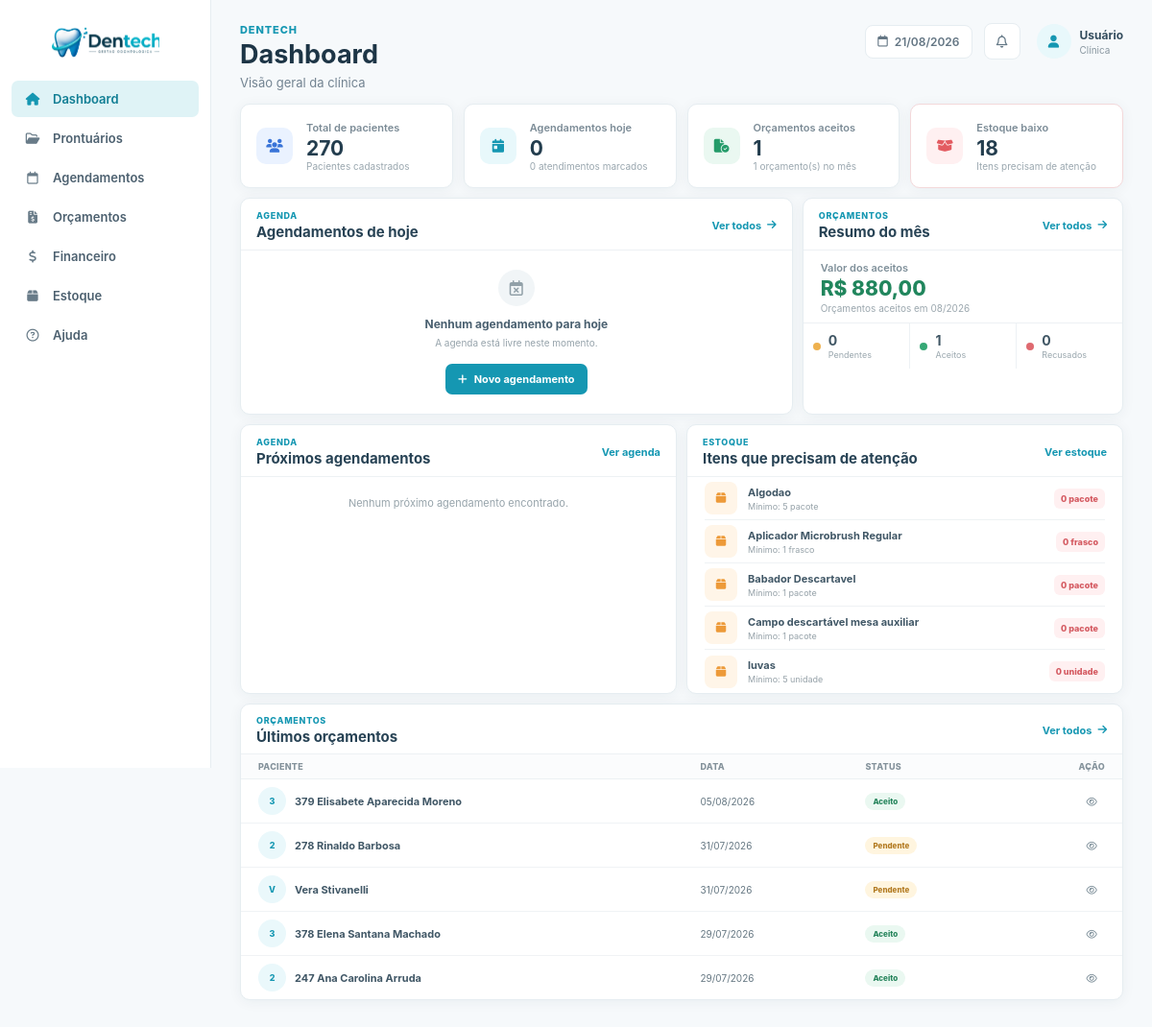
/ (signed in), run on an earlier commit of the app's database.
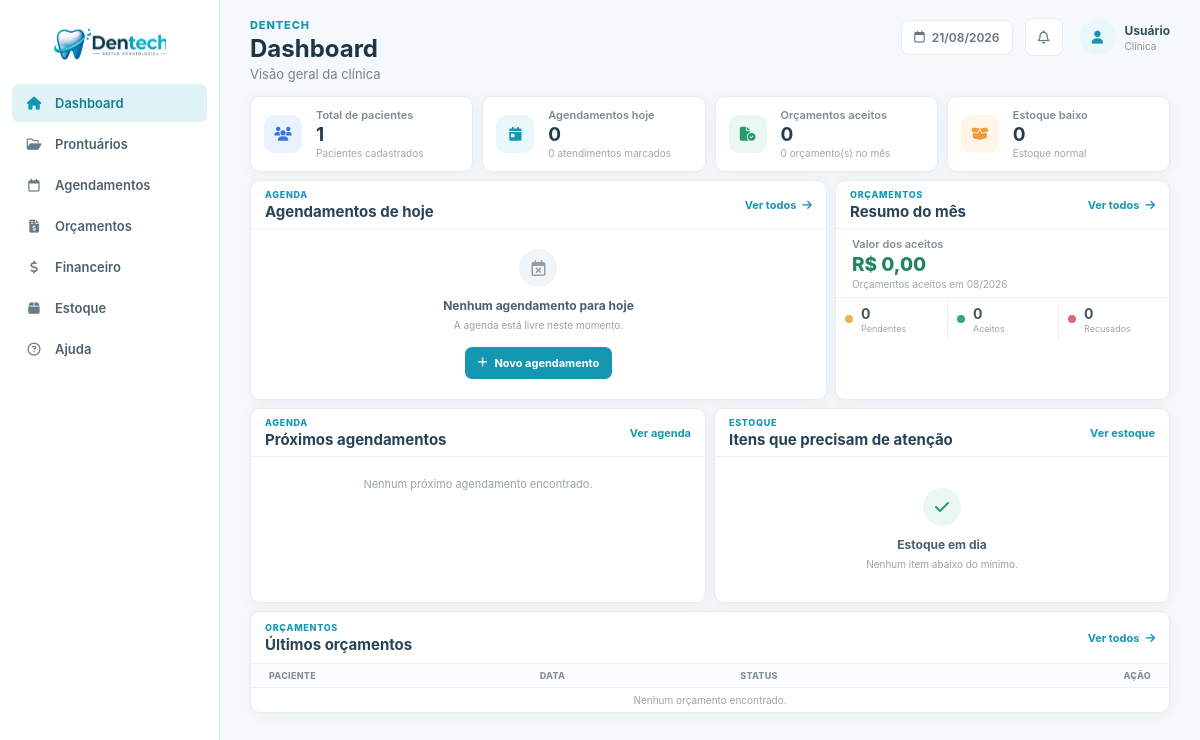
And on a later commit of the database.
### tables this page shows
CREATE TABLE `estoque` (
  `id` int NOT NULL AUTO_INCREMENT,
  `nome` varchar(255) NOT NULL,
  `quantidade` decimal(10,2) NOT NULL DEFAULT '0.00',
  `unidade` varchar(50) NOT NULL DEFAULT 'unidade',
  `estoque_minimo` decimal(10,2) NOT NULL DEFAULT '5.00',
  `valor_item` decimal(10,2) NOT NULL DEFAULT '0.00',
  `valor_sugerido` decimal(10,2) NOT NULL DEFAULT '0.00',
  `updated_at` timestamp NOT NULL DEFAULT CURRENT_TIMESTAMP ON UPDATE CURRENT_TIMESTAMP,
  PRIMARY KEY (`id`)
);

CREATE TABLE `orcamentos` (
  `id` int NOT NULL AUTO_INCREMENT,
  `paciente_id` int NOT NULL,
  `data_criacao` date NOT NULL,
  `validade` date NOT NULL,
  `status` enum('pendente','aceito','recusado') DEFAULT 'pendente',
  `observacoes` text,
  `created_at` timestamp NOT NULL DEFAULT CURRENT_TIMESTAMP,
  PRIMARY KEY (`id`),
  KEY `paciente_id` (`paciente_id`),
  CONSTRAINT `orcamentos_ibfk_1` FOREIGN KEY (`paciente_id`) REFERENCES `prontuarios` (`id`) ON DELETE CASCADE
);

CREATE TABLE `prontuarios` (
  `id` int NOT NULL AUTO_INCREMENT,
  `paciente` varchar(255) NOT NULL,
  `nascimento` date NOT NULL,
  `sexo` enum('Masculino','Feminino','Outro') DEFAULT NULL,
  `estado_civil` varchar(50) DEFAULT NULL,
  `profissao` varchar(100) DEFAULT NULL,
  `rg` varchar(20) DEFAULT NULL,
  `cpf` varchar(14) DEFAULT NULL,
  `endereco` text,
  `cep` varchar(10) DEFAULT NULL,
  `telefone` varchar(20) DEFAULT NULL,
  `email` varchar(255) DEFAULT NULL,
  `observacoes` text,
  `tratamento_odonto` text,
  `tratamento_medico` text,
  `medicamento_continuo` text,
  `alergia_medicamento` text,
  `alergia_outras` text,
  `problemas_saude` text,
  `gravida_meses` varchar(10) DEFAULT NULL,
  `fuma_tempo` varchar(50) DEFAULT NULL,
  `fuma_cigarros_dia` varchar(20) DEFAULT NULL,
  `bebida_frequencia` varchar(100) DEFAULT NULL,
  `drogas_uso` text,
  `doencas_transmissiveis` text,
  `cancer_familiar` text,
  `tratamento_cancer` text,
  `created_at` timestamp NOT NULL DEFAULT CURRENT_TIMESTAMP,
  `termo_consentimento_aceito` tinyint(1) NOT NULL DEFAULT '0',
  `termo_consentimento_aceito_em` datetime DEFAULT NULL,
  PRIMARY KEY (`id`),
  UNIQUE KEY `uq_prontuarios_cpf` (`cpf`)
);

### index.php (the view, shortened to what the changed rows need)
<?php
require_once 'conexao/conexao.php';
$total_pacientes = (int) $pdo
    ->query("SELECT COUNT(*) FROM prontuarios")
    ->fetchColumn();
$stmt_estoque = $pdo->query("
    SELECT
        id,
        nome,
        quantidade,
        estoque_minimo,
        unidade
    FROM estoque
    WHERE quantidade <= estoque_minimo
    ORDER BY quantidade ASC, nome ASC
");
$materiais_baixo = $stmt_estoque->fetchAll();
$total_estoque_baixo = count($materiais_baixo);
$mes_atual = date('Y-m');
$stmt_rel_orc = $pdo->prepare("
    SELECT
        COUNT(*) AS total,
        SUM(CASE WHEN status = 'pendente' THEN 1 ELSE 0 END) AS pendentes,
        SUM(CASE WHEN status = 'aceito' THEN 1 ELSE 0 END) AS aceitos,
        SUM(CASE WHEN status = 'recusado' THEN 1 ELSE 0 END) AS recusados
    FROM orcamentos
    WHERE DATE_FORMAT(data_criacao, '%Y-%m') = ?
");
$stmt_rel_orc->execute([$mes_atual]);
$rel_orc = $stmt_rel_orc->fetch();
$total_orc = (int) ($rel_orc['total'] ?? 0);
$aceitos = (int) ($rel_orc['aceitos'] ?? 0);
$stmt_valor = $pdo->prepare("
    SELECT COALESCE(SUM(itens.total_item), 0) AS valor_total
    FROM orcamentos o
    LEFT JOIN (
        SELECT
            orcamento_id,
            SUM(quantidade * valor_unitario) AS total_item
        FROM orcamentos_itens
        GROUP BY orcamento_id
    ) itens ON o.id = itens.orcamento_id
    WHERE o.status = 'aceito'
      AND DATE_FORMAT(o.data_criacao, '%Y-%m') = ?
");
$stmt_valor->execute([$mes_atual]);
$valor_total_aceitos = (float) ($stmt_valor->fetchColumn() ?? 0);
$stmt_orc = $pdo->prepare("
    SELECT
        o.id,
        o.data_criacao,
        o.status,
        p.paciente
    FROM orcamentos o
    JOIN prontuarios p ON o.paciente_id = p.id
    ORDER BY o.data_criacao DESC, o.id DESC
    LIMIT 5
");
$stmt_orc->execute();
$ultimos_orcamentos = $stmt_orc->fetchAll();
function formatarData($data): string
{
    return $data ? date('d/m/Y', strtotime($data)) : '-';
}
function statusOrcamento(string $status): string
{
    return match ($status) {
        'aceito' => 'Aceito',
        'recusado' => 'Recusado',
        default => 'Pendente',
    };
}
?>
<!DOCTYPE html>
<html lang="pt-BR">
<head>
    <link rel="stylesheet" href="css/global.css">
    <link rel="stylesheet" href="css/variables.css">
    <link rel="stylesheet" href="css/index.css">
    <link
        rel="stylesheet"
        href="https://cdnjs.cloudflare.com/ajax/libs/font-awesome/6.5.2/css/all.min.css">
</head>
<body>
    <main class="content">
        <header class="topbar">
            <div class="page-heading">
                <h1>Dashboard</h1>
            </div>
        </header>
        <section class="stats-grid">
            <a href="prontuarios" class="stat-card">
                <div class="stat-content">
                    <span>Total de pacientes</span>
                    <strong><?= $total_pacientes ?></strong>
                    <small>Pacientes cadastrados</small>
                </div>
            </a>
            <a href="orcamento" class="stat-card">
                <div class="stat-content">
                    <span>Orçamentos aceitos</span>
                    <strong><?= $aceitos ?></strong>
                    <small><?= $total_orc ?> orçamento(s) no mês</small>
                </div>
            </a>
            <a href="inventario" class="stat-card <?= $total_estoque_baixo > 0 ? 'stat-alert' : '' ?>">
                <div class="stat-icon stat-orange">
                    <i class="fa-solid fa-box-open"></i>
                </div>
                <div class="stat-content">
                    <span>Estoque baixo</span>
                    <strong><?= $total_estoque_baixo ?></strong>
                    <small><?= $total_estoque_baixo > 0 ? 'Itens precisam de atenção' : 'Estoque normal' ?></small>
                </div>
            </a>
        </section>
        <section class="dashboard-grid">
            <div class="panel appointments-panel">
                <div class="panel-header">
                    <div>
                        <h2>Agendamentos de hoje</h2>
                    </div>
                </div>
            </div>
            <div class="panel budget-panel">
                <div class="panel-header">
                    <div>
                        <h2>Resumo do mês</h2>
                    </div>
                </div>
                <div class="budget-total">
                    <span>Valor dos aceitos</span>
                    <strong>R$ <?= number_format($valor_total_aceitos, 2, ',', '.') ?></strong>
                    <small>Orçamentos aceitos em <?= date('m/Y') ?></small>
                </div>
                <div class="budget-status">
                    <div class="budget-status-item">
                        <div>
                            <strong><?= $aceitos ?></strong>
                            <span>Aceitos</span>
                        </div>
                    </div>
                </div>
            </div>
        </section>
        <section class="lower-grid">
            <div class="panel">
                <div class="panel-header">
                    <div>
                        <h2>Próximos agendamentos</h2>
                    </div>
                </div>
            </div>
            <div class="panel">
                <div class="panel-header">
                    <div>
                        <h2>Itens que precisam de atenção</h2>
                    </div>
                </div>
                <div class="simple-list">
                    <?php if (empty($materiais_baixo)): ?>
                        <div class="empty-state compact">
                            <div class="empty-icon success">
                                <i class="fa-solid fa-check"></i>
                            </div>
                            <strong>Estoque em dia</strong>
                            <span>Nenhum item abaixo do mínimo.</span>
                        </div>
                    <?php else: ?>
                        <?php foreach (array_slice($materiais_baixo, 0, 5) as $mat): ?>
                            <div class="simple-list-item stock-item">
                                <div class="stock-icon">
                                    <i class="fa-solid fa-box"></i>
                                </div>
                                <div class="simple-list-info">
                                    <strong><?= htmlspecialchars($mat['nome']) ?></strong>
                                    <span>Mínimo: <?= number_format($mat['estoque_minimo'], 0, ',', '.') ?> <?= htmlspecialchars($mat['unidade']) ?></span>
                                </div>
                                <span class="stock-badge">
                                    <?= number_format($mat['quantidade'], 0, ',', '.') ?> <?= htmlspecialchars($mat['unidade']) ?>
                                </span>
                            </div>
                        <?php endforeach; ?>
                    <?php endif; ?>
                </div>
            </div>
        </section>
        <section class="panel recent-panel">
            <div class="panel-header">
                <div>
                    <h2>Últimos orçamentos</h2>
                </div>
            </div>
            <div class="table-wrapper">
                <table>
                    <thead>
                        <tr>
                            <th>Paciente</th>
                            <th>Data</th>
                            <th>Status</th>
                            <th class="align-right">Ação</th>
                        </tr>
                    </thead>
                    <tbody>
                        <?php if (empty($ultimos_orcamentos)): ?>
                            <tr>
                                <td colspan="4" class="table-empty">
                                    Nenhum orçamento encontrado.
                                </td>
                            </tr>
                        <?php else: ?>
                            <?php foreach ($ultimos_orcamentos as $orc): ?>
                                <tr>
                                    <td>
                                        <div class="table-person">
                                            <div class="table-avatar">
                                                <?= strtoupper(substr($orc['paciente'], 0, 1)) ?>
                                            </div>
                                            <strong><?= htmlspecialchars($orc['paciente']) ?></strong>
                                        </div>
                                    </td>
                                    <td><?= formatarData($orc['data_criacao']) ?></td>
                                    <td>
                                        <span class="status-badge <?= htmlspecialchars($orc['status']) ?>">
                                            <?= statusOrcamento($orc['status']) ?>
                                        </span>
                                    </td>
                                    <td class="align-right">
                                        <a href="visualizar_orcamento?id=<?= (int)$orc['id'] ?>" class="table-action">
                                            <i class="fa-regular fa-eye"></i>
                                        </a>
                                    </td>
                                </tr>
                            <?php endforeach; ?>
                        <?php endif; ?>
                    </tbody>
                </table>
            </div>
        </section>
    </main>
</body>
</html>

What changed in the data, as far as the page shows it:
removed estoque: nome "Algodao", estoque_minimo "5", unidade "pacote", quantidade "0"
removed estoque: nome "Aplicador Microbrush Regular", estoque_minimo "1", unidade "frasco", quantidade "0"
removed estoque: nome "Babador Descartavel", estoque_minimo "1", unidade "pacote", quantidade "0"
removed estoque: nome "Campo descartável mesa auxiliar", estoque_minimo "1", unidade "pacote", quantidade "0"
no longer on this page (row edited): estoque: nome "luvas", estoque_minimo "5", unidade "unidade", quantidade "0"
removed orcamentos: paciente.paciente "3", paciente.paciente "379 Elisabete Aparecida Moreno", data_criacao "05/08/2026", status "Aceito"
removed orcamentos: paciente.paciente "2", paciente.paciente "278 Rinaldo Barbosa", data_criacao "31/07/2026", status "Pendente"
removed orcamentos: paciente.paciente "V", paciente.paciente "Vera Stivanelli", data_criacao "31/07/2026", status "Pendente"
removed orcamentos: paciente.paciente "3", paciente.paciente "378 Elena Santana Machado", data_criacao "29/07/2026", status "Aceito"
removed orcamentos: paciente.paciente "2", paciente.paciente "247 Ana Carolina Arruda", data_criacao "29/07/2026", status "Aceito"
Also different on the page:
$total_pacientes: "270" → "1"
$aceitos: "1" → "0"
$total_orc: "1" → "0"
$total_estoque_baixo: "18" → "0"
$valor_total_aceitos: "880,00" → "0,00"
text no longer shown: "Itens precisam de atenção"
text now shown: "Estoque normal Estoque em dia Nenhum item abaixo do mínimo. Nenhum orçamento encontrado."
